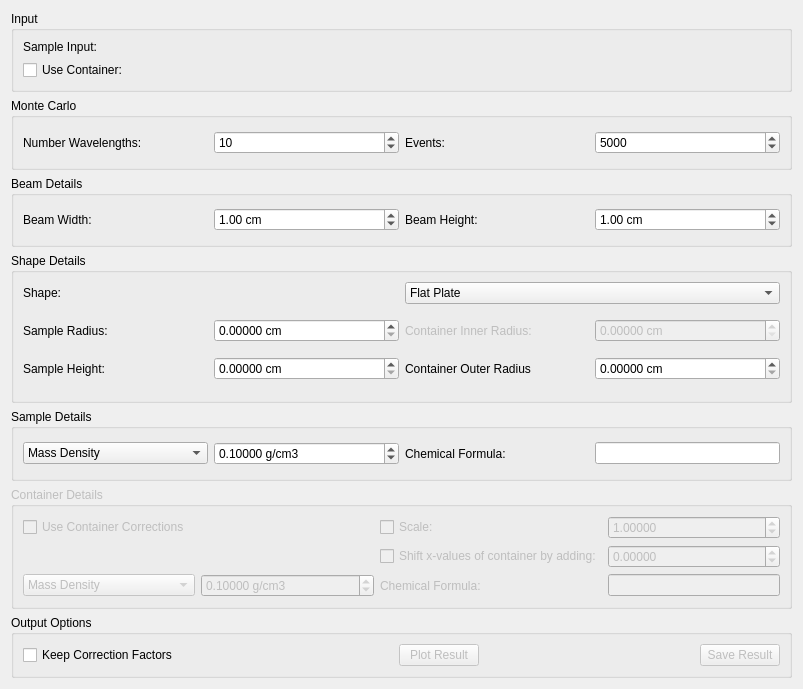
<?xml version="1.0" encoding="UTF-8"?>
<ui version="4.0">
 <class>AbsorptionCorrections</class>
 <widget class="QWidget" name="AbsorptionCorrections">
  <property name="geometry">
   <rect>
    <x>0</x>
    <y>0</y>
    <width>803</width>
    <height>689</height>
   </rect>
  </property>
  <property name="windowTitle">
   <string>Absoprtion Corrections</string>
  </property>
  <layout class="QVBoxLayout" name="loAbsorptionCorrections">
   <item>
    <widget class="QGroupBox" name="gbInput">
     <property name="title">
      <string>Input</string>
     </property>
     <layout class="QGridLayout" name="gridLayout_11">
      <item row="1" column="0">
       <widget class="QCheckBox" name="ckUseCan">
        <property name="text">
         <string>Use Container:</string>
        </property>
       </widget>
      </item>
      <item row="0" column="1">
       <widget class="MantidQt::MantidWidgets::DataSelector" name="dsSampleInput" native="true">
        <property name="sizePolicy">
         <sizepolicy hsizetype="Minimum" vsizetype="Fixed">
          <horstretch>0</horstretch>
          <verstretch>0</verstretch>
         </sizepolicy>
        </property>
        <property name="autoLoad" stdset="0">
         <bool>true</bool>
        </property>
        <property name="workspaceSuffixes" stdset="0">
         <stringlist>
          <string>_red</string>
          <string>_sqw</string>
         </stringlist>
        </property>
        <property name="fileBrowserSuffixes" stdset="0">
         <stringlist>
          <string>_red.nxs</string>
          <string>_sqw.nxs</string>
         </stringlist>
        </property>
        <property name="showLoad" stdset="0">
         <bool>false</bool>
        </property>
        <property name="ShowGroups" stdset="0">
         <bool>false</bool>
        </property>
       </widget>
      </item>
      <item row="0" column="0">
       <widget class="QLabel" name="lbSampleInput">
        <property name="text">
         <string>Sample Input:</string>
        </property>
       </widget>
      </item>
      <item row="1" column="1">
       <widget class="MantidQt::MantidWidgets::DataSelector" name="dsCanInput" native="true">
        <property name="enabled">
         <bool>false</bool>
        </property>
        <property name="sizePolicy">
         <sizepolicy hsizetype="Minimum" vsizetype="Fixed">
          <horstretch>0</horstretch>
          <verstretch>0</verstretch>
         </sizepolicy>
        </property>
        <property name="autoLoad" stdset="0">
         <bool>true</bool>
        </property>
        <property name="workspaceSuffixes" stdset="0">
         <stringlist>
          <string>_red</string>
          <string>_sqw</string>
         </stringlist>
        </property>
        <property name="fileBrowserSuffixes" stdset="0">
         <stringlist>
          <string>_red.nxs</string>
          <string>_sqw.nxs</string>
         </stringlist>
        </property>
        <property name="showLoad" stdset="0">
         <bool>false</bool>
        </property>
        <property name="ShowGroups" stdset="0">
         <bool>false</bool>
        </property>
       </widget>
      </item>
     </layout>
    </widget>
   </item>
   <item>
    <widget class="QGroupBox" name="gbMonteCarloDetails">
     <property name="title">
      <string>Monte Carlo</string>
     </property>
     <property name="flat">
      <bool>false</bool>
     </property>
     <property name="checkable">
      <bool>false</bool>
     </property>
     <layout class="QGridLayout" name="gridLayout_3">
      <item row="0" column="2">
       <widget class="QLabel" name="lbNumberEvents">
        <property name="text">
         <string>Events:</string>
        </property>
       </widget>
      </item>
      <item row="0" column="1">
       <widget class="QSpinBox" name="spNumberWavelengths">
        <property name="minimum">
         <number>1</number>
        </property>
        <property name="maximum">
         <number>10000</number>
        </property>
        <property name="singleStep">
         <number>1</number>
        </property>
        <property name="value">
         <number>10</number>
        </property>
       </widget>
      </item>
      <item row="0" column="0">
       <widget class="QLabel" name="lbNumberWavelengths">
        <property name="text">
         <string>Number Wavelengths:</string>
        </property>
       </widget>
      </item>
      <item row="0" column="4">
       <widget class="QSpinBox" name="spNumberEvents">
        <property name="maximum">
         <number>1000000</number>
        </property>
        <property name="singleStep">
         <number>10</number>
        </property>
        <property name="value">
         <number>5000</number>
        </property>
       </widget>
      </item>
     </layout>
    </widget>
   </item>
   <item>
    <widget class="QGroupBox" name="gbBeamDetails">
     <property name="title">
      <string>Beam Details</string>
     </property>
     <layout class="QGridLayout" name="gridLayout_4">
      <item row="0" column="0">
       <widget class="QLabel" name="lbBeamWidth">
        <property name="enabled">
         <bool>true</bool>
        </property>
        <property name="text">
         <string>Beam Width:</string>
        </property>
       </widget>
      </item>
      <item row="0" column="1">
       <widget class="QDoubleSpinBox" name="spBeamWidth">
        <property name="enabled">
         <bool>true</bool>
        </property>
        <property name="suffix">
         <string> cm</string>
        </property>
        <property name="singleStep">
         <double>0.100000000000000</double>
        </property>
        <property name="value">
         <double>1.000000000000000</double>
        </property>
       </widget>
      </item>
      <item row="0" column="2">
       <widget class="QLabel" name="lbBeamHeight">
        <property name="enabled">
         <bool>true</bool>
        </property>
        <property name="text">
         <string>Beam Height:</string>
        </property>
       </widget>
      </item>
      <item row="0" column="3">
       <widget class="QDoubleSpinBox" name="spBeamHeight">
        <property name="enabled">
         <bool>true</bool>
        </property>
        <property name="suffix">
         <string> cm</string>
        </property>
        <property name="singleStep">
         <double>0.100000000000000</double>
        </property>
        <property name="value">
         <double>1.000000000000000</double>
        </property>
       </widget>
      </item>
     </layout>
    </widget>
   </item>
   <item>
    <widget class="QGroupBox" name="gbShapeDetails">
     <property name="sizePolicy">
      <sizepolicy hsizetype="Preferred" vsizetype="Fixed">
       <horstretch>0</horstretch>
       <verstretch>0</verstretch>
      </sizepolicy>
     </property>
     <property name="title">
      <string>Shape Details</string>
     </property>
     <layout class="QVBoxLayout" name="verticalLayout_9">
      <item>
       <layout class="QHBoxLayout" name="loShape">
        <item>
         <widget class="QLabel" name="lbShape">
          <property name="text">
           <string>Shape:</string>
          </property>
         </widget>
        </item>
        <item>
         <widget class="QComboBox" name="cbShape">
          <item>
           <property name="text">
            <string>Flat Plate</string>
           </property>
          </item>
          <item>
           <property name="text">
            <string>Annulus</string>
           </property>
          </item>
          <item>
           <property name="text">
            <string>Cylinder</string>
           </property>
          </item>
         </widget>
        </item>
       </layout>
      </item>
      <item>
       <widget class="QStackedWidget" name="swShapeDetails">
        <property name="sizePolicy">
         <sizepolicy hsizetype="Preferred" vsizetype="Fixed">
          <horstretch>0</horstretch>
          <verstretch>0</verstretch>
         </sizepolicy>
        </property>
        <property name="currentIndex">
         <number>2</number>
        </property>
        <widget class="QWidget" name="pgAbsCorFlatPlate">
         <layout class="QGridLayout" name="loFlatPlate">
          <property name="margin">
           <number>0</number>
          </property>
          <item row="1" column="3">
           <widget class="QDoubleSpinBox" name="spFlatSampleHeight">
            <property name="suffix">
             <string> cm</string>
            </property>
            <property name="decimals">
             <number>5</number>
            </property>
            <property name="singleStep">
             <double>0.100000000000000</double>
            </property>
           </widget>
          </item>
          <item row="2" column="0">
           <widget class="QLabel" name="lbFlatSampleThickness">
            <property name="text">
             <string>Sample Thickness:</string>
            </property>
           </widget>
          </item>
          <item row="3" column="1">
           <widget class="QDoubleSpinBox" name="spFlatCanFrontThickness">
            <property name="enabled">
             <bool>false</bool>
            </property>
            <property name="suffix">
             <string> cm</string>
            </property>
            <property name="decimals">
             <number>5</number>
            </property>
            <property name="singleStep">
             <double>0.100000000000000</double>
            </property>
           </widget>
          </item>
          <item row="3" column="0">
           <widget class="QLabel" name="lbFlatCanFrontThickness">
            <property name="enabled">
             <bool>false</bool>
            </property>
            <property name="text">
             <string>Container Front Thickness:</string>
            </property>
           </widget>
          </item>
          <item row="1" column="0">
           <widget class="QLabel" name="lbFlatSampleWidth">
            <property name="text">
             <string>Sample Width:</string>
            </property>
           </widget>
          </item>
          <item row="1" column="2">
           <widget class="QLabel" name="lbFlatSampleHeight">
            <property name="text">
             <string>Sample Height:</string>
            </property>
           </widget>
          </item>
          <item row="3" column="3">
           <widget class="QDoubleSpinBox" name="spFlatCanBackThickness">
            <property name="enabled">
             <bool>false</bool>
            </property>
            <property name="suffix">
             <string> cm</string>
            </property>
            <property name="decimals">
             <number>5</number>
            </property>
            <property name="singleStep">
             <double>0.100000000000000</double>
            </property>
           </widget>
          </item>
          <item row="2" column="1">
           <widget class="QDoubleSpinBox" name="spFlatSampleThickness">
            <property name="suffix">
             <string> cm</string>
            </property>
            <property name="decimals">
             <number>5</number>
            </property>
            <property name="singleStep">
             <double>0.100000000000000</double>
            </property>
           </widget>
          </item>
          <item row="1" column="1">
           <widget class="QDoubleSpinBox" name="spFlatSampleWidth">
            <property name="suffix">
             <string> cm</string>
            </property>
            <property name="decimals">
             <number>5</number>
            </property>
            <property name="singleStep">
             <double>0.100000000000000</double>
            </property>
           </widget>
          </item>
          <item row="3" column="2">
           <widget class="QLabel" name="lbFlatCanBackThickness">
            <property name="enabled">
             <bool>false</bool>
            </property>
            <property name="text">
             <string>Container Back Thickness:</string>
            </property>
           </widget>
          </item>
          <item row="2" column="3">
           <widget class="QDoubleSpinBox" name="spFlatSampleAngle">
            <property name="suffix">
             <string>°</string>
            </property>
           </widget>
          </item>
          <item row="2" column="2">
           <widget class="QLabel" name="lbFlatSampleAngle">
            <property name="text">
             <string>Sample Angle:</string>
            </property>
           </widget>
          </item>
         </layout>
        </widget>
        <widget class="QWidget" name="pgAbsCorAnnulus">
         <layout class="QGridLayout" name="loAnnulus">
          <property name="margin">
           <number>0</number>
          </property>
          <item row="1" column="0">
           <widget class="QLabel" name="lbAnnSampleInnerRadius">
            <property name="text">
             <string>Sample Inner Radius:</string>
            </property>
           </widget>
          </item>
          <item row="1" column="3">
           <widget class="QDoubleSpinBox" name="spAnnSampleOuterRadius">
            <property name="suffix">
             <string> cm</string>
            </property>
            <property name="decimals">
             <number>5</number>
            </property>
            <property name="singleStep">
             <double>0.100000000000000</double>
            </property>
           </widget>
          </item>
          <item row="4" column="0">
           <widget class="QLabel" name="lbAnnCanInnerRadius">
            <property name="enabled">
             <bool>false</bool>
            </property>
            <property name="text">
             <string>Container Inner Radius:</string>
            </property>
           </widget>
          </item>
          <item row="4" column="1">
           <widget class="QDoubleSpinBox" name="spAnnCanInnerRadius">
            <property name="enabled">
             <bool>false</bool>
            </property>
            <property name="suffix">
             <string> cm</string>
            </property>
            <property name="decimals">
             <number>5</number>
            </property>
            <property name="singleStep">
             <double>0.100000000000000</double>
            </property>
           </widget>
          </item>
          <item row="4" column="2">
           <widget class="QLabel" name="lbAnnCanOuterRadius">
            <property name="enabled">
             <bool>false</bool>
            </property>
            <property name="text">
             <string>Container Outer Radius:</string>
            </property>
           </widget>
          </item>
          <item row="4" column="3">
           <widget class="QDoubleSpinBox" name="spAnnCanOuterRadius">
            <property name="enabled">
             <bool>false</bool>
            </property>
            <property name="suffix">
             <string> cm</string>
            </property>
            <property name="decimals">
             <number>5</number>
            </property>
            <property name="singleStep">
             <double>0.100000000000000</double>
            </property>
           </widget>
          </item>
          <item row="1" column="2">
           <widget class="QLabel" name="lbAnnSampleOuterRadius">
            <property name="text">
             <string>Sample Outer Radius:</string>
            </property>
           </widget>
          </item>
          <item row="1" column="1">
           <widget class="QDoubleSpinBox" name="spAnnSampleInnerRadius">
            <property name="suffix">
             <string> cm</string>
            </property>
            <property name="decimals">
             <number>5</number>
            </property>
            <property name="singleStep">
             <double>0.100000000000000</double>
            </property>
           </widget>
          </item>
          <item row="2" column="1">
           <widget class="QDoubleSpinBox" name="spAnnSampleHeight">
            <property name="suffix">
             <string> cm</string>
            </property>
            <property name="decimals">
             <number>5</number>
            </property>
            <property name="singleStep">
             <double>0.100000000000000</double>
            </property>
           </widget>
          </item>
          <item row="2" column="0">
           <widget class="QLabel" name="lbAnnSampleHeight">
            <property name="text">
             <string>Sample Height:</string>
            </property>
           </widget>
          </item>
         </layout>
        </widget>
        <widget class="QWidget" name="pgAbsCorCylinder">
         <layout class="QGridLayout" name="loCylinder">
          <property name="margin">
           <number>0</number>
          </property>
          <item row="0" column="3">
           <widget class="QDoubleSpinBox" name="spCylCanInnerRadius">
            <property name="enabled">
             <bool>false</bool>
            </property>
            <property name="suffix">
             <string> cm</string>
            </property>
            <property name="decimals">
             <number>5</number>
            </property>
            <property name="singleStep">
             <double>0.100000000000000</double>
            </property>
           </widget>
          </item>
          <item row="0" column="1">
           <widget class="QDoubleSpinBox" name="spCylSampleRadius">
            <property name="suffix">
             <string> cm</string>
            </property>
            <property name="decimals">
             <number>5</number>
            </property>
            <property name="singleStep">
             <double>0.100000000000000</double>
            </property>
           </widget>
          </item>
          <item row="0" column="2">
           <widget class="QLabel" name="lbCylCanInnerRadius">
            <property name="enabled">
             <bool>false</bool>
            </property>
            <property name="text">
             <string>Container Inner Radius:</string>
            </property>
           </widget>
          </item>
          <item row="0" column="0">
           <widget class="QLabel" name="lbCylSampleRadius">
            <property name="text">
             <string>Sample Radius:</string>
            </property>
           </widget>
          </item>
          <item row="1" column="1">
           <widget class="QDoubleSpinBox" name="spCylSampleHeight">
            <property name="suffix">
             <string> cm</string>
            </property>
            <property name="decimals">
             <number>5</number>
            </property>
            <property name="singleStep">
             <double>0.100000000000000</double>
            </property>
           </widget>
          </item>
          <item row="1" column="0">
           <widget class="QLabel" name="lbCylSampleHeight">
            <property name="text">
             <string>Sample Height:</string>
            </property>
           </widget>
          </item>
          <item row="1" column="2">
           <widget class="QLabel" name="lbCylCanOuterRadius">
            <property name="text">
             <string>Container Outer Radius</string>
            </property>
           </widget>
          </item>
          <item row="1" column="3">
           <widget class="QDoubleSpinBox" name="spCylCanOuterRadius">
            <property name="suffix">
             <string> cm</string>
            </property>
            <property name="decimals">
             <number>5</number>
            </property>
            <property name="singleStep">
             <double>0.100000000000000</double>
            </property>
           </widget>
          </item>
         </layout>
        </widget>
       </widget>
      </item>
     </layout>
    </widget>
   </item>
   <item>
    <widget class="QGroupBox" name="gbSampleDetails">
     <property name="title">
      <string>Sample Details</string>
     </property>
     <layout class="QGridLayout" name="gridLayout">
      <item row="0" column="2">
       <widget class="QLabel" name="lbSampleChemicalFormula">
        <property name="text">
         <string>Chemical Formula:</string>
        </property>
       </widget>
      </item>
      <item row="0" column="1">
       <widget class="QDoubleSpinBox" name="spSampleDensity">
        <property name="suffix">
         <string> g/cm3</string>
        </property>
        <property name="decimals">
         <number>5</number>
        </property>
        <property name="singleStep">
         <double>0.100000000000000</double>
        </property>
        <property name="value">
         <double>0.100000000000000</double>
        </property>
       </widget>
      </item>
      <item row="0" column="0">
       <widget class="QComboBox" name="cbSampleDensity">
        <item>
         <property name="text">
          <string>Mass Density</string>
         </property>
        </item>
        <item>
         <property name="text">
          <string>Number Density</string>
         </property>
        </item>
       </widget>
      </item>
      <item row="0" column="3">
       <widget class="QLineEdit" name="leSampleChemicalFormula">
        <property name="sizePolicy">
         <sizepolicy hsizetype="Minimum" vsizetype="Fixed">
          <horstretch>0</horstretch>
          <verstretch>0</verstretch>
         </sizepolicy>
        </property>
       </widget>
      </item>
     </layout>
    </widget>
   </item>
   <item>
    <widget class="QGroupBox" name="gbContainerDetails">
     <property name="enabled">
      <bool>false</bool>
     </property>
     <property name="title">
      <string>Container Details</string>
     </property>
     <layout class="QGridLayout" name="gridLayout_2">
      <item row="4" column="2">
       <widget class="QLabel" name="lbCanChemicalFormula">
        <property name="text">
         <string>Chemical Formula:</string>
        </property>
       </widget>
      </item>
      <item row="4" column="1">
       <widget class="QDoubleSpinBox" name="spCanDensity">
        <property name="enabled">
         <bool>false</bool>
        </property>
        <property name="suffix">
         <string> g/cm3</string>
        </property>
        <property name="decimals">
         <number>5</number>
        </property>
        <property name="singleStep">
         <double>0.100000000000000</double>
        </property>
        <property name="value">
         <double>0.100000000000000</double>
        </property>
       </widget>
      </item>
      <item row="4" column="3">
       <widget class="QLineEdit" name="leCanChemicalFormula">
        <property name="enabled">
         <bool>false</bool>
        </property>
        <property name="sizePolicy">
         <sizepolicy hsizetype="Minimum" vsizetype="Fixed">
          <horstretch>0</horstretch>
          <verstretch>0</verstretch>
         </sizepolicy>
        </property>
       </widget>
      </item>
      <item row="2" column="3">
       <widget class="QDoubleSpinBox" name="spCanScale">
        <property name="enabled">
         <bool>false</bool>
        </property>
        <property name="decimals">
         <number>5</number>
        </property>
        <property name="singleStep">
         <double>0.100000000000000</double>
        </property>
        <property name="value">
         <double>1.000000000000000</double>
        </property>
       </widget>
      </item>
      <item row="2" column="2">
       <widget class="QCheckBox" name="ckScaleCan">
        <property name="text">
         <string>Scale:</string>
        </property>
       </widget>
      </item>
      <item row="3" column="3">
       <widget class="QDoubleSpinBox" name="spCanShift">
        <property name="enabled">
         <bool>false</bool>
        </property>
        <property name="decimals">
         <number>5</number>
        </property>
        <property name="minimum">
         <double>-1000.000000000000000</double>
        </property>
        <property name="maximum">
         <double>999.999990000000025</double>
        </property>
        <property name="singleStep">
         <double>0.010000000000000</double>
        </property>
        <property name="value">
         <double>0.000000000000000</double>
        </property>
       </widget>
      </item>
      <item row="3" column="2">
       <widget class="QCheckBox" name="ckShiftCan">
        <property name="text">
         <string>Shift x-values of container by adding:</string>
        </property>
       </widget>
      </item>
      <item row="2" column="0" colspan="2">
       <widget class="QCheckBox" name="ckUseCanCorrections">
        <property name="text">
         <string>Use Container Corrections</string>
        </property>
       </widget>
      </item>
      <item row="4" column="0">
       <widget class="QComboBox" name="cbCanDensity">
        <item>
         <property name="text">
          <string>Mass Density</string>
         </property>
        </item>
        <item>
         <property name="text">
          <string>Number Density</string>
         </property>
        </item>
       </widget>
      </item>
     </layout>
    </widget>
   </item>
   <item>
    <widget class="QGroupBox" name="gbOutput">
     <property name="sizePolicy">
      <sizepolicy hsizetype="Preferred" vsizetype="Fixed">
       <horstretch>0</horstretch>
       <verstretch>0</verstretch>
      </sizepolicy>
     </property>
     <property name="title">
      <string>Output Options</string>
     </property>
     <layout class="QHBoxLayout" name="horizontalLayout_2">
      <item>
       <widget class="QCheckBox" name="ckKeepFactors">
        <property name="text">
         <string>Keep Correction Factors</string>
        </property>
       </widget>
      </item>
      <item>
       <spacer name="horizontalSpacer">
        <property name="orientation">
         <enum>Qt::Horizontal</enum>
        </property>
        <property name="sizeHint" stdset="0">
         <size>
          <width>40</width>
          <height>20</height>
         </size>
        </property>
       </spacer>
      </item>
      <item>
       <widget class="QPushButton" name="pbPlot">
        <property name="enabled">
         <bool>false</bool>
        </property>
        <property name="text">
         <string>Plot Result</string>
        </property>
       </widget>
      </item>
      <item>
       <spacer name="horizontalSpacer_2">
        <property name="orientation">
         <enum>Qt::Horizontal</enum>
        </property>
        <property name="sizeHint" stdset="0">
         <size>
          <width>40</width>
          <height>20</height>
         </size>
        </property>
       </spacer>
      </item>
      <item>
       <widget class="QPushButton" name="pbSave">
        <property name="enabled">
         <bool>false</bool>
        </property>
        <property name="text">
         <string>Save Result</string>
        </property>
       </widget>
      </item>
     </layout>
    </widget>
   </item>
  </layout>
 </widget>
 <customwidgets>
  <customwidget>
   <class>MantidQt::MantidWidgets::DataSelector</class>
   <extends>QWidget</extends>
   <header>MantidQtWidgets/Common/DataSelector.h</header>
  </customwidget>
 </customwidgets>
 <tabstops>
  <tabstop>ckUseCan</tabstop>
  <tabstop>cbShape</tabstop>
  <tabstop>spFlatSampleWidth</tabstop>
  <tabstop>spFlatSampleHeight</tabstop>
  <tabstop>spFlatSampleThickness</tabstop>
  <tabstop>spFlatCanFrontThickness</tabstop>
  <tabstop>spFlatCanBackThickness</tabstop>
  <tabstop>spAnnSampleInnerRadius</tabstop>
  <tabstop>spAnnSampleOuterRadius</tabstop>
  <tabstop>spAnnCanInnerRadius</tabstop>
  <tabstop>spAnnCanOuterRadius</tabstop>
  <tabstop>spCylSampleRadius</tabstop>
  <tabstop>spCylCanInnerRadius</tabstop>
  <tabstop>spSampleDensity</tabstop>
  <tabstop>leSampleChemicalFormula</tabstop>
  <tabstop>ckUseCanCorrections</tabstop>
  <tabstop>ckScaleCan</tabstop>
  <tabstop>spCanScale</tabstop>
  <tabstop>ckShiftCan</tabstop>
  <tabstop>spCanShift</tabstop>
  <tabstop>spCanDensity</tabstop>
  <tabstop>leCanChemicalFormula</tabstop>
  <tabstop>ckKeepFactors</tabstop>
  <tabstop>pbPlot</tabstop>
  <tabstop>pbSave</tabstop>
 </tabstops>
 <resources/>
 <connections>
  <connection>
   <sender>cbShape</sender>
   <signal>currentIndexChanged(int)</signal>
   <receiver>swShapeDetails</receiver>
   <slot>setCurrentIndex(int)</slot>
   <hints>
    <hint type="sourcelabel">
     <x>782</x>
     <y>291</y>
    </hint>
    <hint type="destinationlabel">
     <x>315</x>
     <y>370</y>
    </hint>
   </hints>
  </connection>
  <connection>
   <sender>ckScaleCan</sender>
   <signal>toggled(bool)</signal>
   <receiver>spCanScale</receiver>
   <slot>setEnabled(bool)</slot>
   <hints>
    <hint type="sourcelabel">
     <x>549</x>
     <y>507</y>
    </hint>
    <hint type="destinationlabel">
     <x>783</x>
     <y>509</y>
    </hint>
   </hints>
  </connection>
  <connection>
   <sender>ckShiftCan</sender>
   <signal>toggled(bool)</signal>
   <receiver>spCanShift</receiver>
   <slot>setEnabled(bool)</slot>
   <hints>
    <hint type="sourcelabel">
     <x>549</x>
     <y>533</y>
    </hint>
    <hint type="destinationlabel">
     <x>783</x>
     <y>535</y>
    </hint>
   </hints>
  </connection>
  <connection>
   <sender>ckUseCan</sender>
   <signal>toggled(bool)</signal>
   <receiver>dsCanInput</receiver>
   <slot>setEnabled(bool)</slot>
   <hints>
    <hint type="sourcelabel">
     <x>194</x>
     <y>69</y>
    </hint>
    <hint type="destinationlabel">
     <x>783</x>
     <y>60</y>
    </hint>
   </hints>
  </connection>
  <connection>
   <sender>ckUseCan</sender>
   <signal>toggled(bool)</signal>
   <receiver>gbContainerDetails</receiver>
   <slot>setEnabled(bool)</slot>
   <hints>
    <hint type="sourcelabel">
     <x>194</x>
     <y>69</y>
    </hint>
    <hint type="destinationlabel">
     <x>305</x>
     <y>571</y>
    </hint>
   </hints>
  </connection>
  <connection>
   <sender>ckUseCanCorrections</sender>
   <signal>toggled(bool)</signal>
   <receiver>leCanChemicalFormula</receiver>
   <slot>setEnabled(bool)</slot>
   <hints>
    <hint type="sourcelabel">
     <x>175</x>
     <y>507</y>
    </hint>
    <hint type="destinationlabel">
     <x>783</x>
     <y>561</y>
    </hint>
   </hints>
  </connection>
  <connection>
   <sender>ckUseCanCorrections</sender>
   <signal>toggled(bool)</signal>
   <receiver>spCanDensity</receiver>
   <slot>setEnabled(bool)</slot>
   <hints>
    <hint type="sourcelabel">
     <x>175</x>
     <y>507</y>
    </hint>
    <hint type="destinationlabel">
     <x>386</x>
     <y>561</y>
    </hint>
   </hints>
  </connection>
  <connection>
   <sender>spFlatCanFrontThickness</sender>
   <signal>valueChanged(double)</signal>
   <receiver>spFlatCanBackThickness</receiver>
   <slot>setValue(double)</slot>
   <hints>
    <hint type="sourcelabel">
     <x>398</x>
     <y>370</y>
    </hint>
    <hint type="destinationlabel">
     <x>783</x>
     <y>370</y>
    </hint>
   </hints>
  </connection>
  <connection>
   <sender>ckUseCan</sender>
   <signal>toggled(bool)</signal>
   <receiver>lbFlatCanFrontThickness</receiver>
   <slot>setEnabled(bool)</slot>
   <hints>
    <hint type="sourcelabel">
     <x>140</x>
     <y>69</y>
    </hint>
    <hint type="destinationlabel">
     <x>149</x>
     <y>370</y>
    </hint>
   </hints>
  </connection>
  <connection>
   <sender>ckUseCan</sender>
   <signal>toggled(bool)</signal>
   <receiver>spFlatCanFrontThickness</receiver>
   <slot>setEnabled(bool)</slot>
   <hints>
    <hint type="sourcelabel">
     <x>241</x>
     <y>69</y>
    </hint>
    <hint type="destinationlabel">
     <x>398</x>
     <y>370</y>
    </hint>
   </hints>
  </connection>
  <connection>
   <sender>ckUseCan</sender>
   <signal>toggled(bool)</signal>
   <receiver>lbFlatCanBackThickness</receiver>
   <slot>setEnabled(bool)</slot>
   <hints>
    <hint type="sourcelabel">
     <x>255</x>
     <y>69</y>
    </hint>
    <hint type="destinationlabel">
     <x>590</x>
     <y>370</y>
    </hint>
   </hints>
  </connection>
  <connection>
   <sender>ckUseCan</sender>
   <signal>toggled(bool)</signal>
   <receiver>spFlatCanBackThickness</receiver>
   <slot>setEnabled(bool)</slot>
   <hints>
    <hint type="sourcelabel">
     <x>229</x>
     <y>69</y>
    </hint>
    <hint type="destinationlabel">
     <x>783</x>
     <y>370</y>
    </hint>
   </hints>
  </connection>
  <connection>
   <sender>ckUseCan</sender>
   <signal>toggled(bool)</signal>
   <receiver>lbAnnCanInnerRadius</receiver>
   <slot>setEnabled(bool)</slot>
   <hints>
    <hint type="sourcelabel">
     <x>169</x>
     <y>69</y>
    </hint>
    <hint type="destinationlabel">
     <x>39</x>
     <y>328</y>
    </hint>
   </hints>
  </connection>
  <connection>
   <sender>ckUseCan</sender>
   <signal>toggled(bool)</signal>
   <receiver>spAnnCanInnerRadius</receiver>
   <slot>setEnabled(bool)</slot>
   <hints>
    <hint type="sourcelabel">
     <x>246</x>
     <y>69</y>
    </hint>
    <hint type="destinationlabel">
     <x>65</x>
     <y>328</y>
    </hint>
   </hints>
  </connection>
  <connection>
   <sender>ckUseCan</sender>
   <signal>toggled(bool)</signal>
   <receiver>lbAnnCanOuterRadius</receiver>
   <slot>setEnabled(bool)</slot>
   <hints>
    <hint type="sourcelabel">
     <x>308</x>
     <y>69</y>
    </hint>
    <hint type="destinationlabel">
     <x>92</x>
     <y>328</y>
    </hint>
   </hints>
  </connection>
  <connection>
   <sender>ckUseCan</sender>
   <signal>toggled(bool)</signal>
   <receiver>spAnnCanOuterRadius</receiver>
   <slot>setEnabled(bool)</slot>
   <hints>
    <hint type="sourcelabel">
     <x>334</x>
     <y>69</y>
    </hint>
    <hint type="destinationlabel">
     <x>118</x>
     <y>328</y>
    </hint>
   </hints>
  </connection>
  <connection>
   <sender>ckUseCan</sender>
   <signal>toggled(bool)</signal>
   <receiver>lbCylCanInnerRadius</receiver>
   <slot>setEnabled(bool)</slot>
   <hints>
    <hint type="sourcelabel">
     <x>132</x>
     <y>69</y>
    </hint>
    <hint type="destinationlabel">
     <x>92</x>
     <y>310</y>
    </hint>
   </hints>
  </connection>
  <connection>
   <sender>ckUseCan</sender>
   <signal>toggled(bool)</signal>
   <receiver>spCylCanInnerRadius</receiver>
   <slot>setEnabled(bool)</slot>
   <hints>
    <hint type="sourcelabel">
     <x>243</x>
     <y>69</y>
    </hint>
    <hint type="destinationlabel">
     <x>118</x>
     <y>310</y>
    </hint>
   </hints>
  </connection>
 </connections>
</ui>
